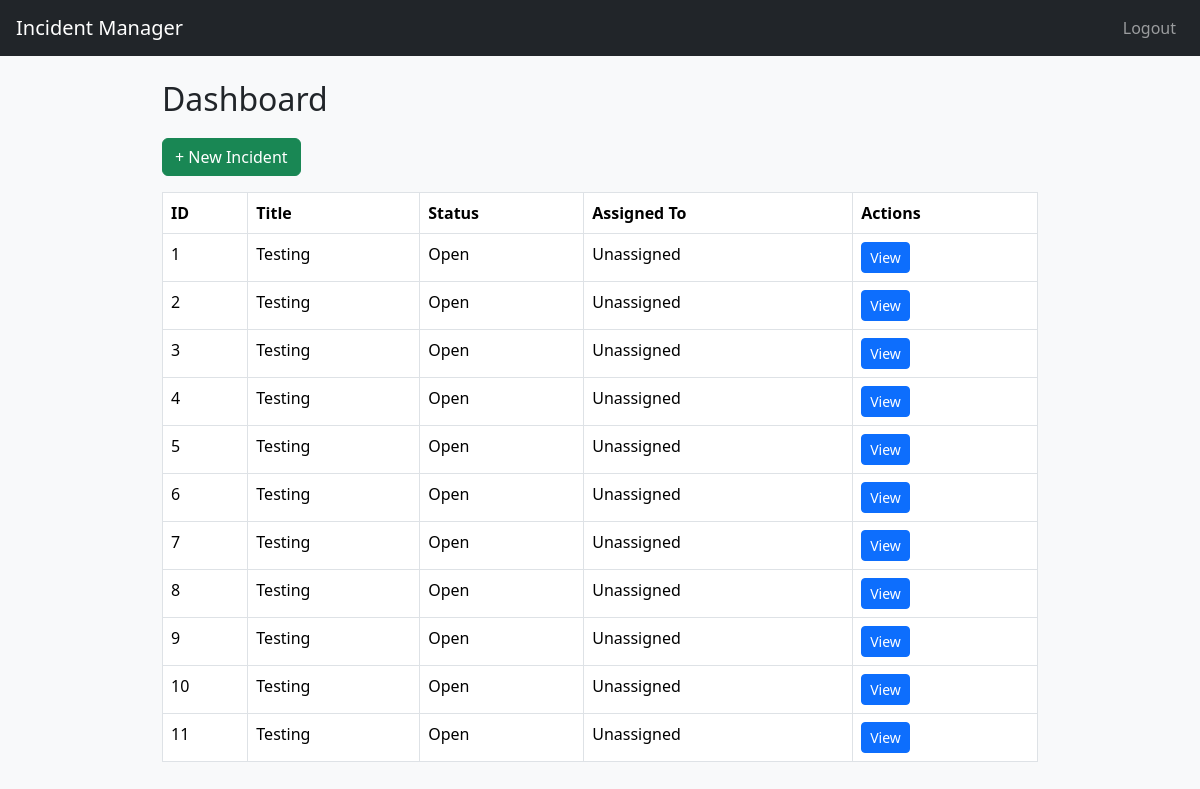
Screenshot of / (signed in) with the database file from the repository.
### app/models.py (models this page shows)
class Incident(db.Model):
    id = db.Column(db.Integer, primary_key=True)
    title = db.Column(db.String(150))
    description = db.Column(db.Text)
    status = db.Column(db.String(50), default="Open")  # Open, Assigned, Resolved
    created_by = db.Column(db.Integer, db.ForeignKey('user.id'))
    assigned_to = db.Column(db.Integer, db.ForeignKey('user.id'), nullable=True)

### app/routes.py (the view)
@main.route('/')
@login_required
def dashboard():
    if current_user.role == 'admin':
        incidents = Incident.query.all()
    else:
        incidents = Incident.query.filter_by(created_by=current_user.id)
    return render_template('dashboard.html', incidents=incidents)

### app/__init__.py (called while the page is built)
def create_app():
    app = Flask(__name__)
    app.config.from_object(Config)
    db.init_app(app)
    login_manager.init_app(app)
    mail.init_app(app)
    login_manager.login_view = 'auth.login'
    from .routes import main
    from .auth import auth_bp
    app.register_blueprint(main)
    app.register_blueprint(auth_bp)
    from app.models import User
    @login_manager.user_loader
    def load_user(user_id):
        print(">> user_loader called with user_id:", user_id)  # For debug
        return User.query.get(int(user_id))
    return app

### app/templates/dashboard.html
{% extends 'base.html' %}
{% block content %}
<h2>Dashboard</h2>
<a class="btn btn-success mb-3" href="{{ url_for('main.create_incident') }}">+ New Incident</a>
<table class="table table-bordered">
    <thead>
        <tr>
            <th>ID</th>
            <th>Title</th>
            <th>Status</th>
            <th>Assigned To</th>
            <th>Actions</th>
        </tr>
    </thead>
    <tbody>
    {% for incident in incidents %}
        <tr>
            <td>{{ incident.id }}</td>
            <td>{{ incident.title }}</td>
            <td>{{ incident.status }}</td>
            <td>
                {% if incident.assigned_to %}
                    {{ incident.assigned_to }}
                {% else %}
                    Unassigned
                {% endif %}
            </td>
            <td><a class="btn btn-sm btn-primary" href="{{ url_for('main.view_incident', id=incident.id) }}">View</a></td>
        </tr>
    {% endfor %}
    </tbody>
</table>
{% endblock %}

### app/templates/base.html (shortened to what this page needs)
<!DOCTYPE html>
<html lang="en">
<head>
    <link rel="stylesheet" href="https://cdn.jsdelivr.net/npm/bootstrap@5.3.3/dist/css/bootstrap.min.css">
    <link rel="stylesheet" href="{{ url_for('static', filename='style.css') }}">
</head>
<body>
    <nav class="navbar navbar-expand-lg navbar-dark bg-dark px-3">
        <a class="navbar-brand" href="{{ url_for('main.dashboard') }}">Incident Manager</a>
        <div class="collapse navbar-collapse">
            {% if current_user.is_authenticated %}
                <ul class="navbar-nav ms-auto">
                    <li class="nav-item"><a class="nav-link" href="{{ url_for('auth.logout') }}">Logout</a></li>
                </ul>
            {% endif %}
        </div>
    </nav>
    <div class="container mt-4">
        {% block content %}{% endblock %}
    </div>
</body>
</html>

### static/style.css (style rules this page uses)
body { background-color: #f8f9fa; }
.container { max-width: 900px; }
h2 { margin-bottom: 20px; }

### rows the page displays
Incident: id "1", title "Testing", status "Open", shows "Unassigned"
Incident: id "2", title "Testing", status "Open", shows "Unassigned"
Incident: id "3", title "Testing", status "Open", shows "Unassigned"
Incident: id "4", title "Testing", status "Open", shows "Unassigned"
Incident: id "5", title "Testing", status "Open", shows "Unassigned"
Incident: id "6", title "Testing", status "Open", shows "Unassigned"
Incident: id "7", title "Testing", status "Open", shows "Unassigned"
Incident: id "8", title "Testing", status "Open", shows "Unassigned"
Incident: id "9", title "Testing", status "Open", shows "Unassigned"
Incident: id "10", title "Testing", status "Open", shows "Unassigned"
Incident: id "11", title "Testing", status "Open", shows "Unassigned"
